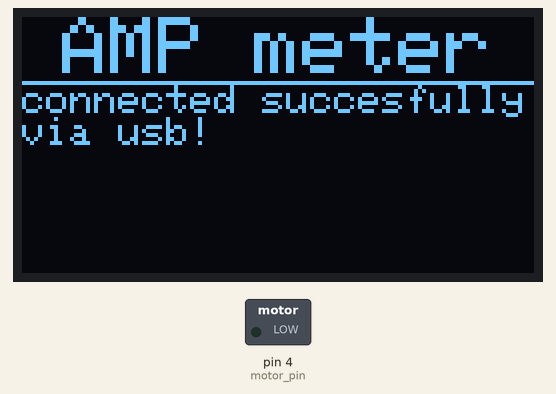
Simulated run of this sketch. Board: Arduino Leonardo, built with avr-gcc and run on an emulated ATmega32U4. Parts: 128×64 one-colour display, switched loads named in the sketch (green lamp = pin HIGH). What the sketch prints to the serial monitor is not drawn.

Above: at 0.1 s.
At 2.2 s:
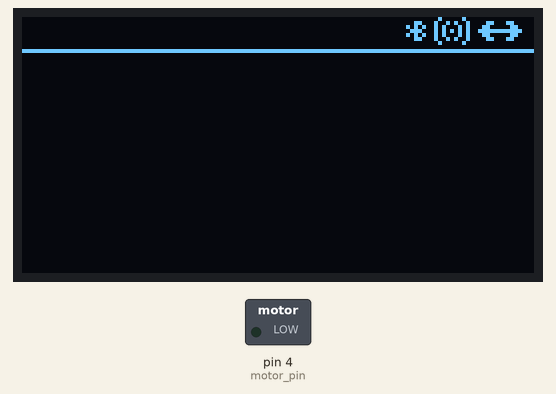
At 4.2 s:
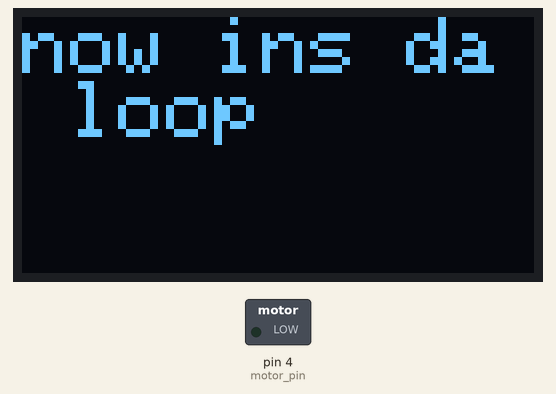

Measured:
- what the display in image 0 shows lasts 2.0 s, from 0.1 s to 2.1 s

The sketch:

sketch_mar27a.ino
```cpp
//#include <SPI.h>
#include <Wire.h>
#include <Adafruit_GFX.h>
#include <Adafruit_SSD1306.h>
#include <Adafruit_INA219.h>

// Configure orientation of the display.
// 0 = none, 1 = 90 degrees clockwise, 2 = 180 degrees, 3 = 270 degrees CW
#define ROTATION 0
#define motor_pin 4
#define UNUSED_TIME 30

// Create OLED and INA219 globals.
Adafruit_SSD1306 display;
Adafruit_INA219 ina219;
// Keep track of total time and milliamp measurements for milliamp-hour computation.
uint32_t total_sec = 0;
float total_mA = 0.0;
unsigned long current_time;
unsigned long previous_time = 0;
unsigned long interval_time = 1000;

unsigned long previous_time_2 = 0;
unsigned long interval_time_2 = 1000;

static const unsigned char PROGMEM logo_bluethooth[] = { 0x30, 0xa8, 0x70, 0xa8, 0x30 };
static const unsigned char PROGMEM logo_serial[] = { 0x31, 0x80, 0x60, 0xc0, 0xff, 0xe0, 0x60, 0xc0, 0x31, 0x80 };
static const unsigned char PROGMEM logo_vibration[] = { 0x41, 0x00, 0x94, 0x80, 0xa2, 0x80, 0xaa, 0x80, 0xa2, 0x80, 0x94, 0x80, 0x41, 0x00 };

uint8_t ontime = 0;
uint8_t seconds = 0;
uint8_t minute = 0;
uint8_t hour = 0;

uint8_t count = 0;

bool battery_state;
bool Serial_com = LOW;
bool state;
bool off_flag = LOW;
void setup() {
  Serial.begin(115200);

  // while (!Serial) {
  // will pause Zero, Leonardo, etc until serial console opens
  // delay(1);
  //  }
  // Try to initialize the INA219

  if (!ina219.begin()) {
    Serial.println("Failed to find INA219 chip");
    while (1) { delay(10); }
  }
  // By default the INA219 will be calibrated with a range of 32V, 2A.
  // However uncomment one of the below to change the range.  A smaller
  // range can't measure as large of values but will measure with slightly
  // better precision.
  //ina219.setCalibration_32V_1A();
  //ina219.setCalibration_16V_400mA();

  // set pin 4 (vibration alert motor) as output
  pinMode(motor_pin, OUTPUT);
  pinMode(3, INPUT);

  // Setup the OLED display.
  display.begin(SSD1306_SWITCHCAPVCC, 0x3C);
  Wire.setClock(400000);

  // Clear the display.
  display.clearDisplay();
  display.display();

  // Set rotation.
  display.setRotation(ROTATION);

  // Set text size and color.
  display.setTextColor(WHITE);

  for (int i = 0; i < 11; i++) {
    if (Serial == true) {
      Serial_com = HIGH;
      Serial.println("beginning Serial communication");
      display.clearDisplay();
      display.setTextSize(2);
      display.setCursor(10, 0);
      display.print("AMP meter");
      display.drawFastHLine(0, 16, 128, WHITE);
      // display.drawFastHLine(0, , 128, WHITE);
      display.setTextSize(1);
      display.setCursor(0, 17);
      display.print("connected succesfullyvia usb!");
      display.display();
      delay(2000);
      break;
    } else {
      display.clearDisplay();

      display.setTextSize(2);
      display.setCursor(10, 0);
      display.print("AMP meter");
      display.drawFastHLine(0, 18, 128, WHITE);
      display.drawFastHLine(0, 17, 128, WHITE);

      display.setTextSize(1);
      display.setCursor(0, 20);
      display.print("Waiting for usb:");
      display.print(i);
      display.display();
    }
    delay(200);
  }

  display.clearDisplay();
  display.display();

  display.drawBitmap(96, 1, logo_bluethooth, 5, 5, WHITE);
  display.drawBitmap(114, 1, logo_serial, 11, 5, WHITE);
  display.drawBitmap(103, 0, logo_vibration, 9, 7,WHITE);
  display.drawFastHLine(0, 8, 128, WHITE);
  display.display();
  delay(2000);
}
void loop() {
  display.clearDisplay();
  display.setTextSize(2);
  display.setCursor(0, 0);
  display.print("now ins da loop");
  display.display();
  delay(2000);
}
```
